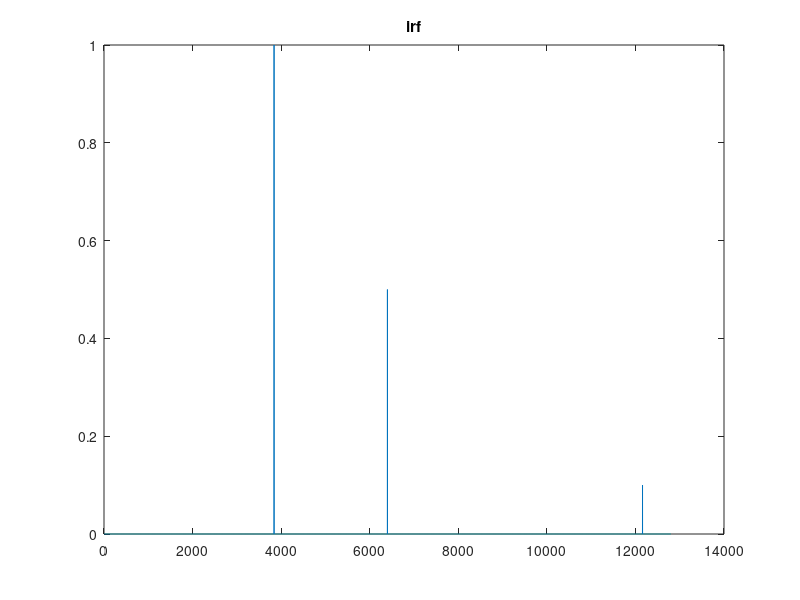
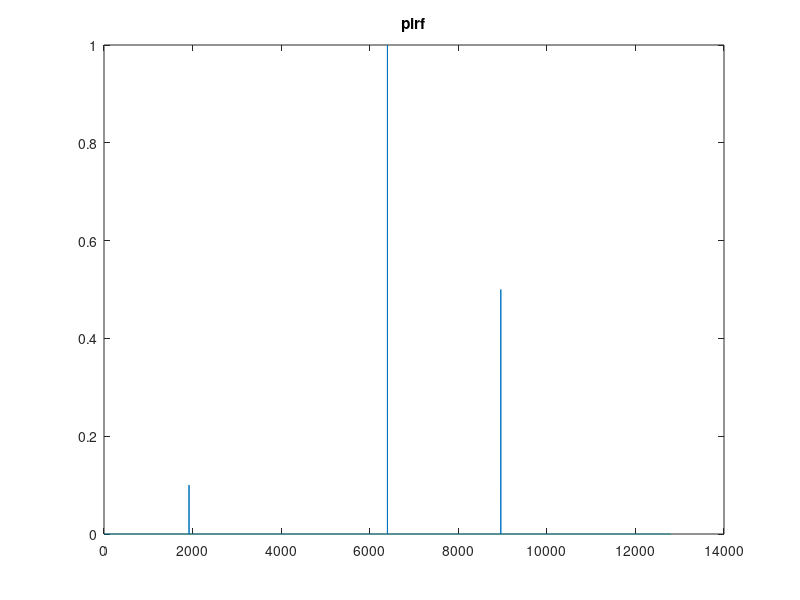
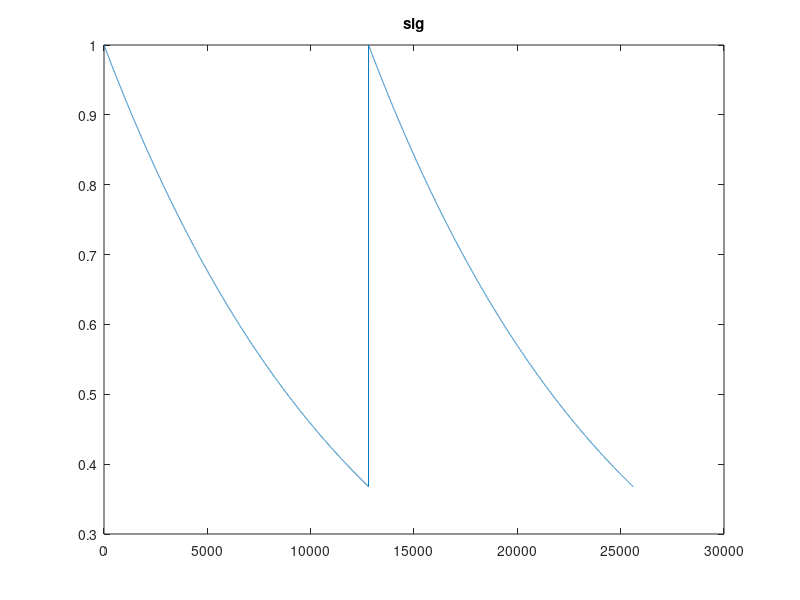
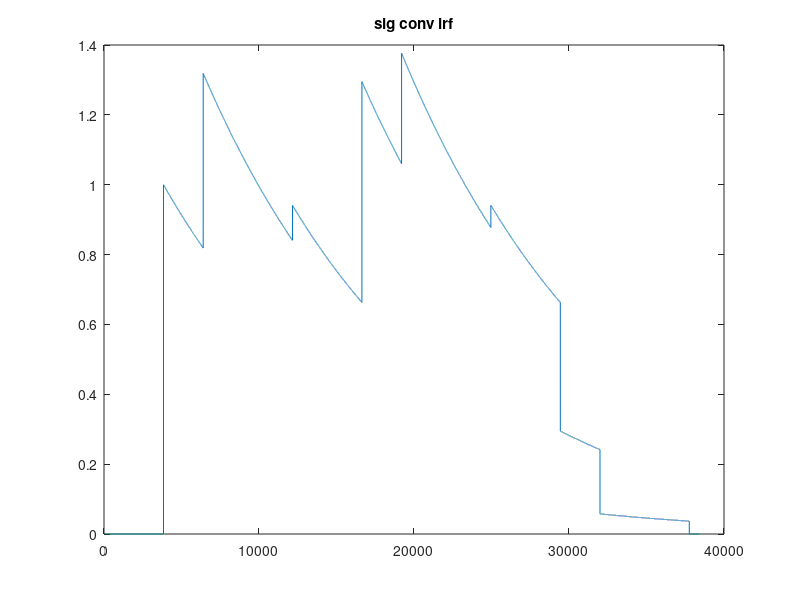

Recreate these plots in MATLAB, in order.
clear; clc;
%This program shows the output of the IRF conv with signal, then moded, then moving times. 
%The program also show the measured IRF (which has moved times) convolved with signal

%"p" corresponds to the action of moving times

%Need to add: missing time simulation 
%-ei if you put the missing time in the wrong spot


for i = 1:8 %loop to see how difference between two methods differs with grid spacing

xstep = .01*2^(-i+1); %Time point spacing
xmax = 1;
nxs = round(xmax/xstep); %Number of time points
x = xstep: xstep: xmax;

%IRF
irf = zeros(1, nxs);
irf(round(.3*nxs)) = 1;
irf(round(.5*nxs)) = .5;
irf(round(.95*nxs)) = .1;
%irf = (xstep:xstep:xmax); irf = irf.*irf; %squared t IRF
figure(1); plot(irf); title('irf');


%PIRF
pirf = [irf(round(.8*nxs+1): nxs) irf(1:round(.8*nxs))];
figure(2); clf;  plot(pirf); title('pirf');

 
%SIGNAL
sig = exp(-x);
sig = [sig sig];
figure(3); clf; plot(sig); title('sig');


%SIGNAL CONVOLVED WITH IRF
cis = conv(irf,sig);
figure(4); clf; plot(cis); title('sig conv irf');


%MODED -SIGNAL CONVOLED WITH IRF-
mcis = cis((nxs+1):2*nxs);
figure(5); clf; plot(mcis); title('moded sig conv irf');


%MOVE TIMES AROUND OF 'MODED -SIGNAL CONV IRF-'
pmcis = [mcis(round(.8*nxs+1): nxs) mcis(1:round(.8*nxs))];
pmcis = pmcis/sum(pmcis);
figure(6); clf; plot(pmcis); title('P of moded sig conv irf');


%MEASURED IRF (MOVED TIMES IRF) CONVOLVED WITH SIGNAL
csp = conv(pirf,sig);
figure(7); clf; plot(csp); title('sig conv pirf');

%MOD MEASURED IRF CONV SIGNAL
mcsp = csp((nxs+1):2*nxs);
mcsp = mcsp / sum(mcsp);
figure(8); clf; plot(mcsp); title('moded sig conv pirf');

%CALCULATE DIFFERENCE OF TWO SCENARIOS AS A FUNCTION OF TIME SPACING
meanans(i) = mean(abs(mcsp-pmcis)./mcsp);
maxans(i) = max(abs(mcsp-pmcis)./mcsp);
end

figure(9); clf; plot(log10(maxans)); title('Max diff vs bins -Orders of Mag');



 
%  
% xt1 = .1:.1:2;
% sigt1 = exp(-xt1);
%  
% sigt2 = [sig sig];
%  
% ct1 = conv(irf, sigt1);
% ct2 = conv(irf, sigt2);
%  
% t1 = ct1(1:10) + ct1(11:20) + ct1(21:end);
% t2 = ct2(1:10) + ct2(11:20) + [ct2(21:end) ct2(end)];
% t3 = cis(1:10) + cis(10:end);
% t4 = ct2(10:19);
% t5 = ct2(11:20);
%  
% t1= t1/sum(t1);
% t2 = t2/sum(t2);
% t3= t3/sum(t3);
% t5 =t5/sum(t5);
%  
% figure(1); clf; plot(cis);
% figure(2); clf; plot(t2);
% figure(3); clf; plot(t5);
% figure(4); clf; plot(ct2/sum(sig))